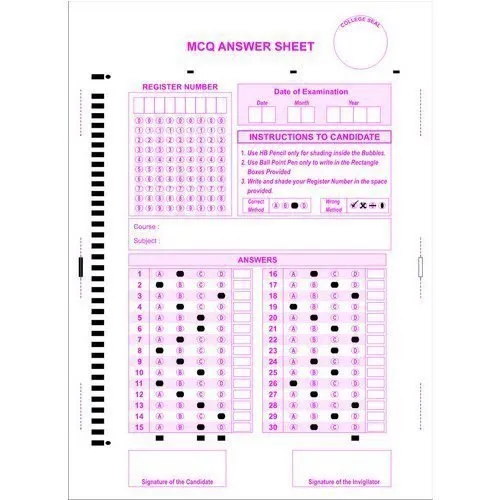
#> input picture test.jpg, 500 x 500 px, found by its file name
$ python testing.py
#> lines starting #> are read from the running program, lines starting #| are printed output that depends on the picture; after the words box and inside, x2 and y2 are one past the last pixel; in counts of white or black regions, pixels touching at a corner belong together
import cv2
import numpy as np
import os

##########################
path = '/Users/mac/Desktop/Projects/python/OMR_MARKS_CALCULATOR/test.jpg'  # This joins the current directory with the file name
widthImg = 700
heightImg = 700

# Load the image
img = cv2.imread(path)
#> img is the input picture: shape (500, 500, 3); mean B, G, R 245.1, 237.7, 245.3

#############################
def rectContours4detail(contours):
    rectContours = []
    for i in contours:
        area = cv2.contourArea(i)

        if area > 5000:
            print("area:", area)
            pari = cv2.arcLength(i, True)
            approx = cv2.approxPolyDP(i, 0.02 * pari, True)
            print(len(approx))
            if len(approx) >= 4:
                rectContours.append(i)
    rectContours = sorted(rectContours, key=cv2.contourArea, reverse=True)
    return rectContours

def rectContours4marks(contours):
    rectContours = []
    for i in contours:
        area = cv2.contourArea(i)

        if area > 3.0 and area < 9:
            print("area:", area)
            pari = cv2.arcLength(i, True)
            approx = cv2.approxPolyDP(i, 0.02 * pari, True)
            print(len(approx))
            if len(approx) >= 4:
                rectContours.append(i)
    rectContours = sorted(rectContours, key=cv2.contourArea, reverse=True)
    return rectContours

def getCornerPoints(contour):
    pari = cv2.arcLength(contour, True)
    approx = cv2.approxPolyDP(contour, 0.01 * pari, True)
    return approx

def reorder(myPoints):
    myPoints = np.array(myPoints)
    myPoints=myPoints.reshape((4,2))
    add= myPoints.sum(1)
    print(myPoints)
    print(add)
# Check if the image is loaded correctly
if img is None:
    print("Error: Image not loaded. Check the path.")
    exit()

# Process the image
img = cv2.resize(img, (widthImg, heightImg))
#> img: shape (700, 700, 3)
imgContour = img.copy()
imgAllContour = img.copy()
imgRollno=img.copy()
imgSeatNo=img.copy()
imgBookletno=img.copy()
imgversion=img.copy()
imganswer1=img.copy()
imganswer2=img.copy()
imganswer3=img.copy()
imganswer4=img.copy()
imganswer5=img.copy()
imgGray = cv2.cvtColor(img, cv2.COLOR_BGR2GRAY)
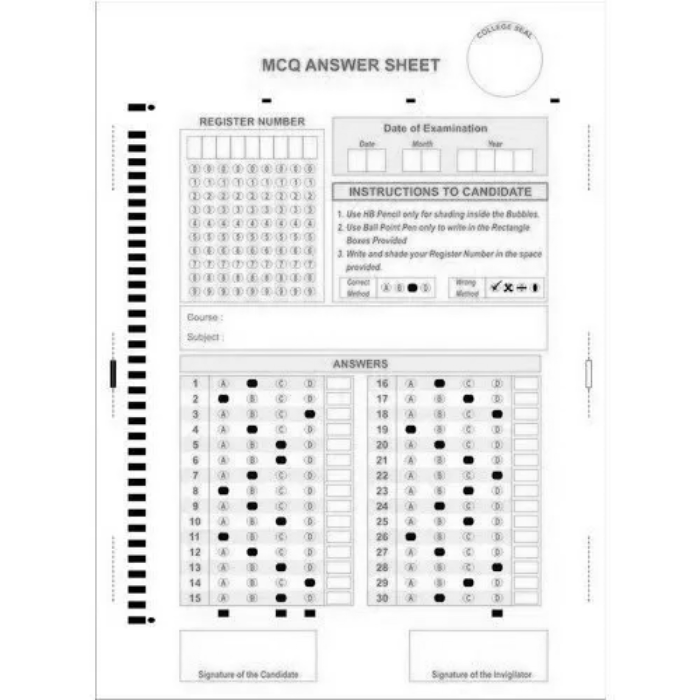
#> imgGray: shape (700, 700); min 0, max 255, mean 240.8
imgBlur = cv2.GaussianBlur(imgGray, (5, 5), 1)
imgCanny = cv2.Canny(imgBlur, 10, 50)
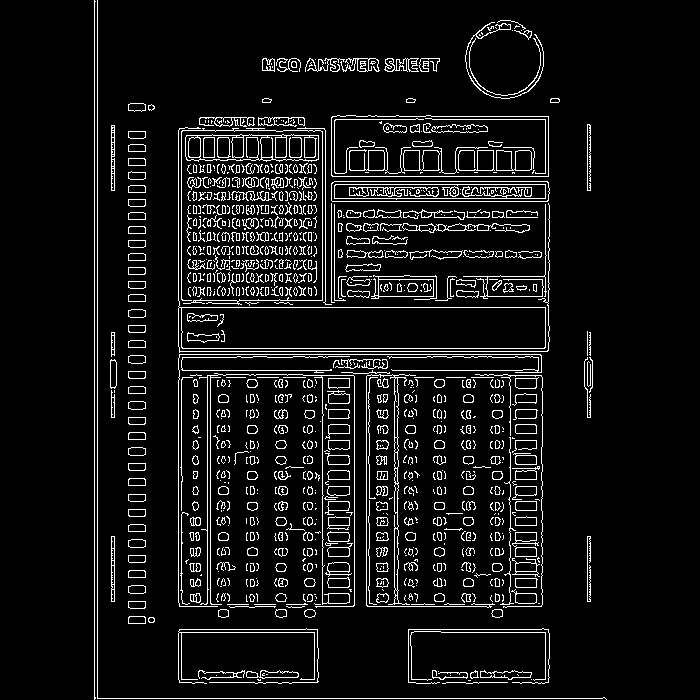
#> imgCanny: shape (700, 700); 7.6% white in thin lines or dots, all inside (x1, y1, x2, y2) = (94, 0, 607, 700)

# FINDING ALL CONTOURS
contours, hiergraphy = cv2.findContours(imgCanny, cv2.RETR_EXTERNAL, cv2.CHAIN_APPROX_NONE)
#> contours = 873 contours, 592 with area under 20; largest, box (x1, y1, x2, y2) and area: (178, 127, 550, 353) 14929, (331, 115, 549, 177) 13045, (331, 181, 550, 202) 4340, (185, 134, 319, 162) 3276, (371, 275, 437, 300) 954
cv2.drawContours(imgContour, contours, -1, (0, 255, 0), 1)
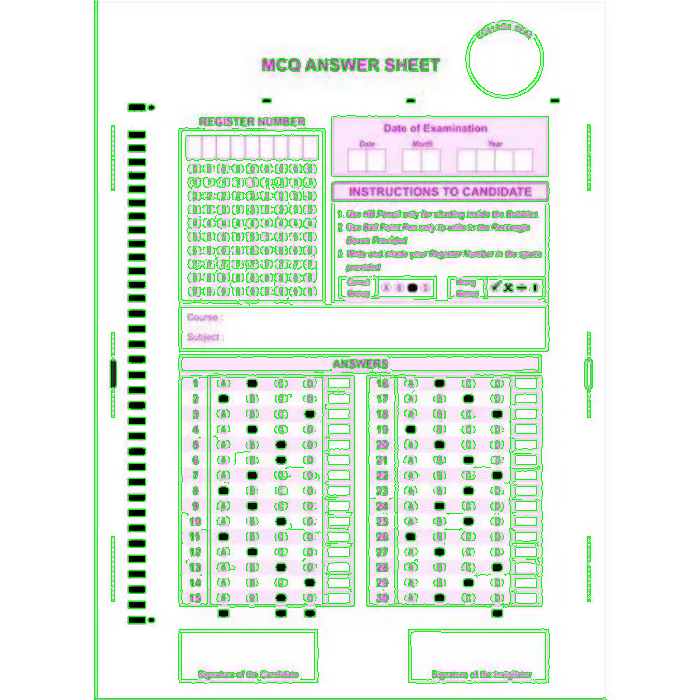
#> imgContour: shape (700, 700, 3); mean B, G, R 230, 240.9, 230.1

# FIND RECTANGLES
rectContours4detail = rectContours4detail(contours)
#> the loop in rectContours4detail, `for i in contours:` made 873 passes
#> (area, pari, approx) on pass 841: (13045, 557.8, [[331, 117], [332, 176], [548, 176], [548, 116]])
#> (area, pari) on pass 826: (14929, 2389.6)
#| area: 14929.0
#| 8
#| area: 13045.0
#| 4
#> after the loop in rectContours4detail, `for i in contours:`: rectContours = 2 contours; box (x1, y1, x2, y2) and area: (178, 127, 550, 353) 14929, (331, 115, 549, 177) 13045
#> rectContours4detail has the same summary as rectContours in rectContours4detail
rectContours4marks = rectContours4marks(contours)
#> the loop in rectContours4marks, `for i in contours:` made 873 passes
#> area on passes 8, 9, 11: 279.5, 41.5, 276
#> (printed output is left out)
#> after the loop in rectContours4marks, `for i in contours:`: rectContours = 93 contours, all with area under 20
#> rectContours4marks = 93 contours, all with area under 20

# Get corner points for each section
rollnum = getCornerPoints(rectContours4detail[0])
#> in getCornerPoints, `pari = cv2.arcLength(contour, True)`: pari = 2389.6
#> in getCornerPoints, `approx = cv2.approxPolyDP(contour, 0.01 * pari, True)`: approx = contour of 11 points, box (x1, y1, x2, y2) (179, 128, 549, 353), area 15094
#> rollnum has the same summary as approx in getCornerPoints
seatnum = getCornerPoints(rectContours4detail[1])
#> seatnum = [[331, 117], [332, 176], [548, 176], [548, 116]]
#> (the run stopped early here; a loop or call above may not have finished)
